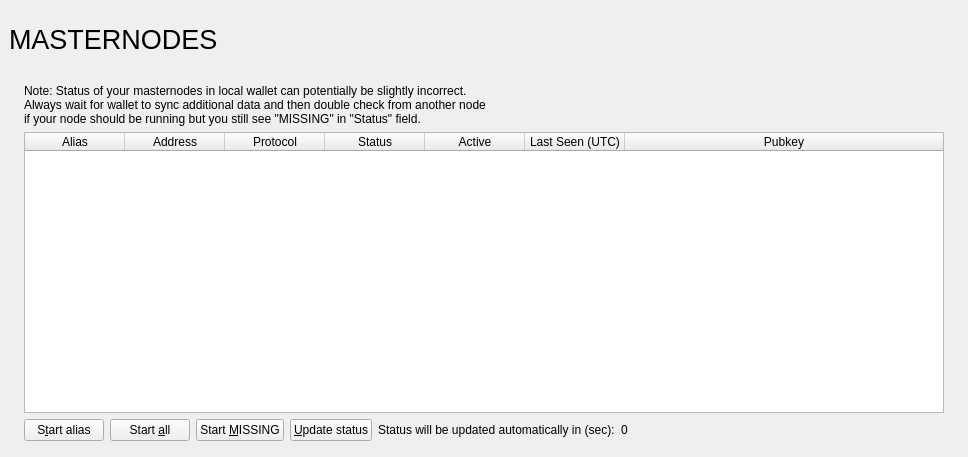
<?xml version="1.0" encoding="UTF-8"?>
<ui version="4.0">
 <class>MasternodeList</class>
 <widget class="QWidget" name="MasternodeList">
  <property name="geometry">
   <rect>
    <x>0</x>
    <y>0</y>
    <width>968</width>
    <height>457</height>
   </rect>
  </property>
  <property name="windowTitle">
   <string>Form</string>
  </property>
  <layout class="QVBoxLayout" name="topLayout" stretch="0">
   <property name="leftMargin">
    <number>9</number>
   </property>
   <property name="topMargin">
    <number>9</number>
   </property>
   <property name="rightMargin">
    <number>9</number>
   </property>
   <property name="bottomMargin">
    <number>9</number>
   </property>
   <item>
    <layout class="QVBoxLayout" name="verticalLayout_Master" stretch="0,1">
     <property name="spacing">
      <number>0</number>
     </property>
     <item>
      <widget class="QFrame" name="frame_Header">
       <layout class="QVBoxLayout" name="verticalLayout_4">
        <property name="leftMargin">
         <number>0</number>
        </property>
        <property name="topMargin">
         <number>0</number>
        </property>
        <property name="rightMargin">
         <number>0</number>
        </property>
        <property name="bottomMargin">
         <number>0</number>
        </property>
        <item>
         <layout class="QHBoxLayout" name="horizontalLayout_Header" stretch="1,0,1">
          <item>
           <widget class="QLabel" name="pageHeading__labelOverviewHeaderLeft">
            <property name="minimumSize">
             <size>
              <width>464</width>
              <height>60</height>
             </size>
            </property>
            <property name="maximumSize">
             <size>
              <width>16777215</width>
              <height>60</height>
             </size>
            </property>
            <property name="font">
             <font>
              <pointsize>20</pointsize>
              <weight>50</weight>
              <bold>false</bold>
             </font>
            </property>
            <property name="text">
             <string>MASTERNODES</string>
            </property>
           </widget>
          </item>
          <item>
           <spacer name="horizontalSpacer">
            <property name="orientation">
             <enum>Qt::Horizontal</enum>
            </property>
            <property name="sizeHint" stdset="0">
             <size>
              <width>40</width>
              <height>20</height>
             </size>
            </property>
           </spacer>
          </item>
          <item>
           <widget class="QLabel" name="labelOverviewHeaderRight">
            <property name="minimumSize">
             <size>
              <width>464</width>
              <height>60</height>
             </size>
            </property>
            <property name="maximumSize">
             <size>
              <width>16777215</width>
              <height>60</height>
             </size>
            </property>
            <property name="font">
             <font>
              <pointsize>14</pointsize>
             </font>
            </property>
            <property name="text">
             <string/>
            </property>
            <property name="alignment">
             <set>Qt::AlignRight|Qt::AlignTrailing|Qt::AlignVCenter</set>
            </property>
           </widget>
          </item>
         </layout>
        </item>
       </layout>
      </widget>
     </item>
     <item>
      <widget class="QFrame" name="frame_BG">
       <layout class="QVBoxLayout" name="verticalLayout_3">
        <property name="leftMargin">
         <number>6</number>
        </property>
        <property name="topMargin">
         <number>6</number>
        </property>
        <property name="rightMargin">
         <number>6</number>
        </property>
        <property name="bottomMargin">
         <number>6</number>
        </property>
        <item>
         <widget class="QFrame" name="frame_Content">
          <layout class="QVBoxLayout" name="verticalLayout">
           <property name="spacing">
            <number>0</number>
           </property>
           <property name="leftMargin">
            <number>0</number>
           </property>
           <property name="topMargin">
            <number>0</number>
           </property>
           <property name="rightMargin">
            <number>0</number>
           </property>
           <property name="bottomMargin">
            <number>0</number>
           </property>
           <item>
            <layout class="QGridLayout" name="gridLayout_2">
             <property name="spacing">
              <number>2</number>
             </property>
             <item row="0" column="0">
              <widget class="QFrame" name="cardFrame__frameList">
               <layout class="QVBoxLayout" name="verticalLayout_2">
                <property name="bottomMargin">
                 <number>1</number>
                </property>
                <item>
                 <layout class="QHBoxLayout" name="horizontalLayout_note">
                  <property name="bottomMargin">
                   <number>0</number>
                  </property>
                  <item>
                   <widget class="QLabel" name="updateNote">
                    <property name="text">
                     <string>Note: Status of your masternodes in local wallet can potentially be slightly incorrect.&lt;br /&gt;Always wait for wallet to sync additional data and then double check from another node&lt;br /&gt;if your node should be running but you still see &quot;MISSING&quot; in &quot;Status&quot; field.</string>
                    </property>
                   </widget>
                  </item>
                 </layout>
                </item>
                <item>
                 <widget class="QTableWidget" name="tableWidgetMyMasternodes">
                  <property name="minimumSize">
                   <size>
                    <width>695</width>
                    <height>0</height>
                   </size>
                  </property>
                  <property name="palette">
                   <palette>
                    <active>
                     <colorrole role="Text">
                      <brush brushstyle="SolidPattern">
                       <color alpha="255">
                        <red>51</red>
                        <green>51</green>
                        <blue>51</blue>
                       </color>
                      </brush>
                     </colorrole>
                    </active>
                    <inactive>
                     <colorrole role="Text">
                      <brush brushstyle="SolidPattern">
                       <color alpha="255">
                        <red>51</red>
                        <green>51</green>
                        <blue>51</blue>
                       </color>
                      </brush>
                     </colorrole>
                    </inactive>
                    <disabled>
                     <colorrole role="Text">
                      <brush brushstyle="SolidPattern">
                       <color alpha="255">
                        <red>85</red>
                        <green>85</green>
                        <blue>85</blue>
                       </color>
                      </brush>
                     </colorrole>
                    </disabled>
                   </palette>
                  </property>
                  <property name="editTriggers">
                   <set>QAbstractItemView::NoEditTriggers</set>
                  </property>
                  <property name="alternatingRowColors">
                   <bool>true</bool>
                  </property>
                  <property name="selectionMode">
                   <enum>QAbstractItemView::SingleSelection</enum>
                  </property>
                  <property name="selectionBehavior">
                   <enum>QAbstractItemView::SelectRows</enum>
                  </property>
                  <property name="sortingEnabled">
                   <bool>true</bool>
                  </property>
                  <attribute name="horizontalHeaderStretchLastSection">
                   <bool>true</bool>
                  </attribute>
                  <column>
                   <property name="text">
                    <string>Alias</string>
                   </property>
                  </column>
                  <column>
                   <property name="text">
                    <string>Address</string>
                   </property>
                  </column>
                  <column>
                   <property name="text">
                    <string>Protocol</string>
                   </property>
                  </column>
                  <column>
                   <property name="text">
                    <string>Status</string>
                   </property>
                  </column>
                  <column>
                   <property name="text">
                    <string>Active</string>
                   </property>
                  </column>
                  <column>
                   <property name="text">
                    <string>Last Seen (UTC)</string>
                   </property>
                  </column>
                  <column>
                   <property name="text">
                    <string>Pubkey</string>
                   </property>
                  </column>
                 </widget>
                </item>
                <item>
                 <layout class="QHBoxLayout" name="horizontalLayout_5">
                  <property name="bottomMargin">
                   <number>0</number>
                  </property>
                  <item>
                   <widget class="QPushButton" name="startButton">
                    <property name="text">
                     <string>S&amp;tart alias</string>
                    </property>
                   </widget>
                  </item>
                  <item>
                   <widget class="QPushButton" name="startAllButton">
                    <property name="text">
                     <string>Start &amp;all</string>
                    </property>
                   </widget>
                  </item>
                  <item>
                   <widget class="QPushButton" name="startMissingButton">
                    <property name="text">
                     <string>Start &amp;MISSING</string>
                    </property>
                   </widget>
                  </item>
                  <item>
                   <widget class="QPushButton" name="UpdateButton">
                    <property name="text">
                     <string>&amp;Update status</string>
                    </property>
                   </widget>
                  </item>
                  <item>
                   <widget class="QLabel" name="autoupdate_label">
                    <property name="text">
                     <string>Status will be updated automatically in (sec):</string>
                    </property>
                   </widget>
                  </item>
                  <item>
                   <widget class="QLabel" name="secondsLabel">
                    <property name="text">
                     <string>0</string>
                    </property>
                   </widget>
                  </item>
                  <item>
                   <spacer name="horizontalSpacer_5">
                    <property name="orientation">
                     <enum>Qt::Horizontal</enum>
                    </property>
                    <property name="sizeHint" stdset="0">
                     <size>
                      <width>40</width>
                      <height>20</height>
                     </size>
                    </property>
                   </spacer>
                  </item>
                 </layout>
                </item>
               </layout>
              </widget>
             </item>
            </layout>
           </item>
          </layout>
         </widget>
        </item>
       </layout>
      </widget>
     </item>
    </layout>
   </item>
  </layout>
 </widget>
 <resources/>
 <connections/>
</ui>
